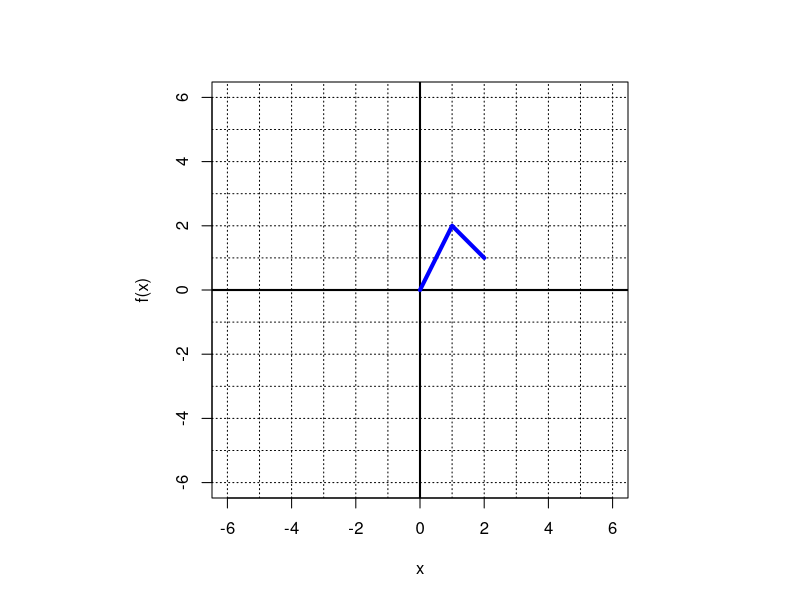
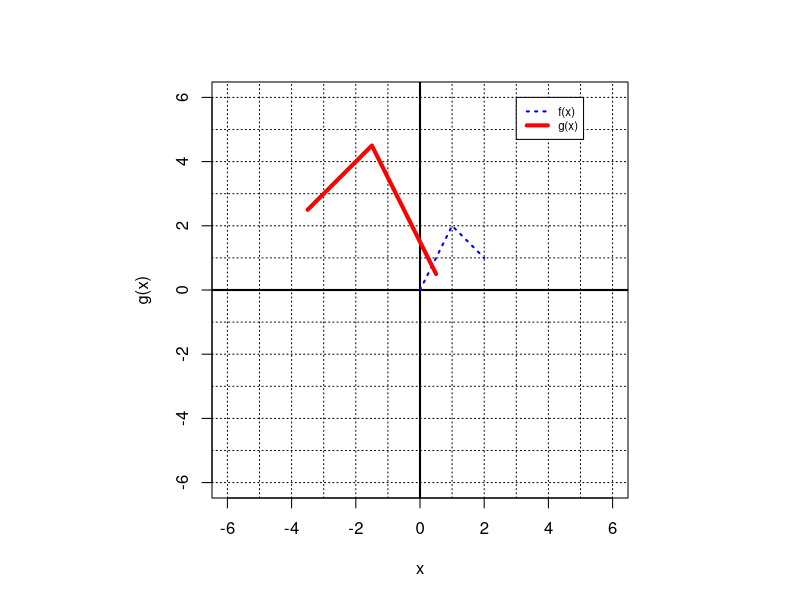

R code for these plots, in order:
## ---- chunk 1
library(MASS)
x = c(0,1,2)
y = c(0,2,1)

abposs = sort(c(1/2,2,-1/2,-2))
params = sample(abposs,4,T)
a = params[1]
b = params[2]
h = params[3]
k = params[4]

if(a<0){
  isrv = " and reflected vertically"
} else {
  isrv = ""
}
if(b<0){
  isrh = " and reflected horizontally"
} else {
  isrh = ""
}
if(h<0){
  lr = "left"
  inside = "+"
} else {
  lr = "right"
  inside = "-"
}
if(k<0){
  ud = "down"
  outside = "-"
} else {
  ud = "up"
  outside = "+"
}

ast = fractions(a)
bst = fractions(b)
hst = fractions(h)
kst = fractions(k)

ans1 = paste0(1*(a==abposs),collapse="")
ans2 = paste0(1*(b==abposs),collapse="")
ans3 = paste0(1*(h==abposs),collapse="")
ans4 = paste0(1*(k==abposs),collapse="")

ans5 = paste0(1*(a==abposs),collapse="")
ans6 = paste0(1*(b==abposs),collapse="")
ans7 = paste0(1*(-h==abposs),collapse="")
ans8 = paste0(1*(k==abposs),collapse="")

abposs1 = c("-2","-1/2","1/2","2")
abposs2 = c("-2","-1/2","+1/2","+2")

al = paste0("* ",abposs1,"\n",collapse="")
ahkex = paste0("* ",abposs2,"\n",collapse="")
## ---- chunk 2
par(pty="s")
plot(0,0,type="n",xlim=c(-6,6),ylim=c(-6,6),ylab="f(x)",xlab="x")
for(j in seq(-10,10,1)){
  abline(v=j,lty=3)
}
for(j in seq(-10,10,1)){
  abline(h=j,lty=3)
}
abline(h=0,lwd=2)
abline(v=0,lwd=2)
lines(x,y,col = "blue",lwd=4)
## ---- chunk 3
par(pty="s")
plot(0,0,type="n",xlim=c(-6,6),ylim=c(-6,6),ylab="g(x)",xlab="x")
for(j in seq(-10,10,1)){
  abline(v=j,lty=3)
}
for(j in seq(-10,10,1)){
  abline(h=j,lty=3)
}
abline(h=0,lwd=2)
abline(v=0,lwd=2)
lines(x,y,col = "blue",lwd=2,lty=3)
lines(x/b+h,a*y+k,col = "red",lwd=4)
legend(3,6,legend = c("f(x)","g(x)"),col=c("blue","red"),lty=c(3,1),lwd=c(2,4),cex=0.7)
